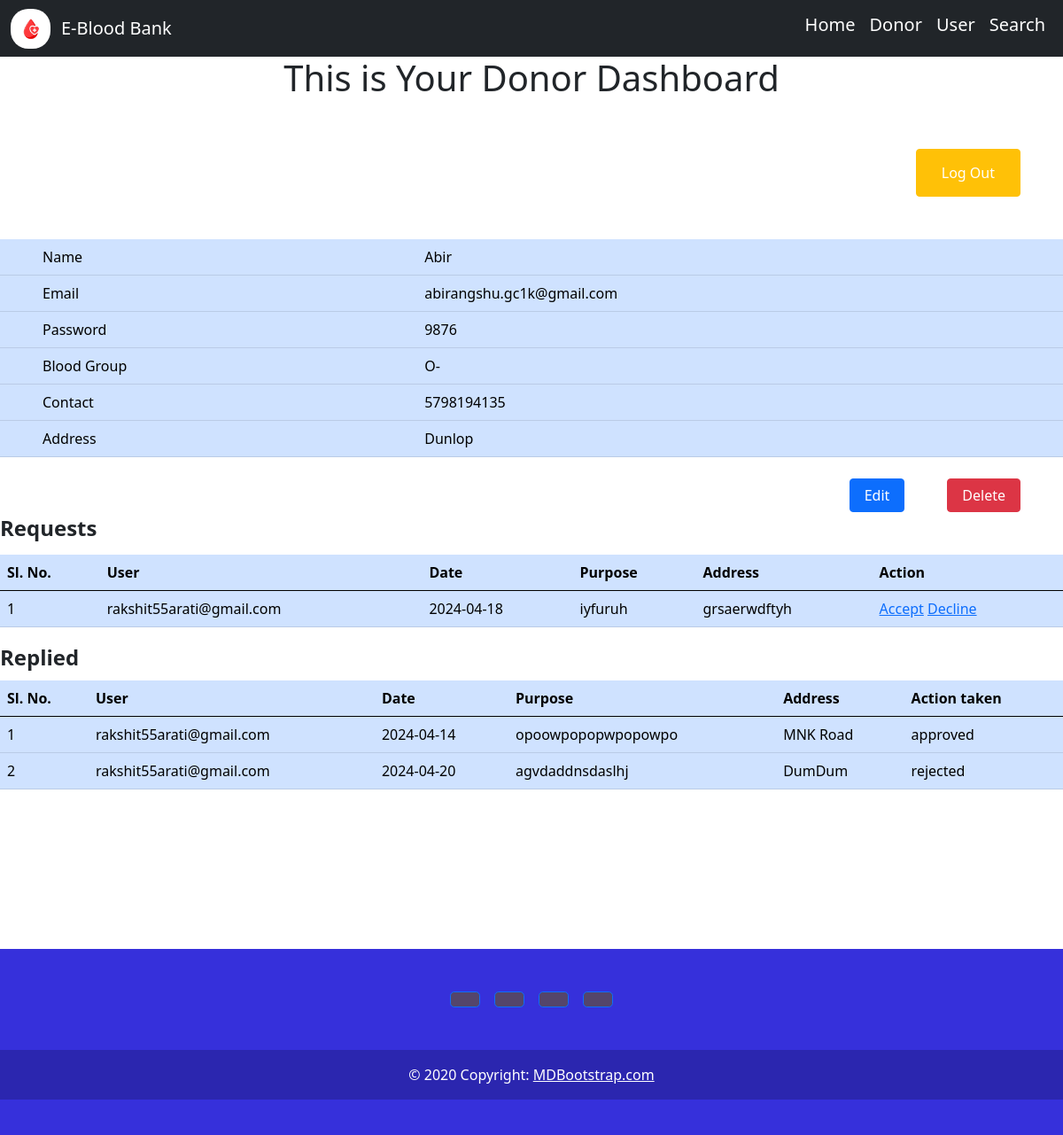
Page /donorDashboard.php (signed in) on the committed database.
### tables this page shows
CREATE TABLE `donor` (
  `name` varchar(50) NOT NULL,
  `email` varchar(100) NOT NULL,
  `contact` varchar(15) NOT NULL,
  `bloodgrp` varchar(5) NOT NULL,
  `password` varchar(100) NOT NULL,
  `address` varchar(200) NOT NULL
);

CREATE TABLE `request` (
  `id` int(11) NOT NULL,
  `user` varchar(50) NOT NULL,
  `donor` varchar(50) NOT NULL,
  `date` date NOT NULL,
  `purpose` varchar(100) NOT NULL,
  `address` varchar(150) NOT NULL
);

CREATE TABLE `replyd` (
  `id` int(11) NOT NULL,
  `user` varchar(80) NOT NULL,
  `donor` varchar(80) NOT NULL,
  `date` date NOT NULL,
  `purpose` varchar(150) NOT NULL,
  `address` varchar(100) NOT NULL,
  `reply` varchar(15) NOT NULL
);

### CRUD.php (called while the page is built, shortened)
<?php
    function connection()
    {
        $server = "localhost";
        $username = "root";
        $password = "";
        $dbname = "bloodbank";
        $conn = mysqli_connect($server, $username, $password, $dbname);
        return $conn;
    }
    function DashD($data)
    {
        $conn=connection();
        if($conn)
        {
            $sql = "select * from donor where email = '$data'";
            $res = mysqli_query($conn, $sql);
            return $res;
        }
        else
            echo "No connection";
    }
    function Requesterinfo($data)
    {
        $con = connection();
        if($con)
        {
            $sql = "select * from request where donor='$data'";
            $res = mysqli_query($con, $sql);
            return $res;
        }
        else
            echo "No Connection";
    }
    function showreply($data)
    {
        $con = connection();
        if($con)
        {
            $sql = "select * from replyd where donor='$data'";
            $res = mysqli_query($con, $sql);
            return $res;
        }
        else
            echo "No Connection";
    }
?>

### donorDashboard.php (the view, shortened to what this page needs)
<!DOCTYPE html>
<html lang="en">
<head>
</head>
<body>
    <?php
        include('navbar.php');
        include('CRUD.php');
    ?>
    <h1 align=center>This is Your Donor Dashboard</h1>
    <div class="ck">
        <div class="btn btn-warning mt-5 me-5"><a class="nav-link" href="logoutD.php" style="color:white;">Log Out</a></div>
    </div>
    <table class="table table-primary table-hover mt-5">
            <?php
                $temp = DashD($_SESSION['Email']);
                if($data = mysqli_fetch_assoc($temp))
                {
                    echo '
                    <tr>
                        <td class="ps-5">Name</td>
                        <td>'.$data['name'].'</td>
                    </tr>
                    <tr>
                        <td class="ps-5">Email</td>
                        <td>'.$data['email'].'</td>
                    </tr>
                    <tr>
                        <td class="ps-5">Password</td>
                        <td>'.$data['password'].'</td>
                    </tr>
                    <tr>
                        <td class="ps-5">Blood Group</td>
                        <td>'.$data['bloodgrp'].'</td>
                    </tr>
                    <tr>
                        <td class="ps-5">Contact</td>
                        <td>'.$data['contact'].'</td>
                    </tr>
                    <tr>
                        <td class="ps-5">Address</td>
                        <td>'.$data['address'].'</td>
                    ';
                }
            ?>
    </table>
    <div class="ck">
        <button class="btn btn-primary mt-2 me-5 ps-3 pe-3" class="nav-link" onclick="editD('<?php echo $_SESSION['Email'];?>')">Edit</button>
        <button class="btn btn-danger mt-2 me-5 ps-3 pe-3" class="nav-link" onclick="delD('<?php echo $_SESSION['Email'];?>')">Delete</button>
    </div>
    <legend><b>Requests</b></legend>
    <table class="table table-primary table-hover mt-5">
        <thead>
            <th>Sl. No.</th>
            <th>User</th>
            <th>Date</th>
            <th>Purpose</th>
            <th>Address</th>
            <th>Action</th>
        </thead>
        <tbody>
            <?php
                $req = Requesterinfo($_SESSION['Email']);
                $rec = mysqli_num_rows($req);
                if($rec > 0)
                {
                    $sn=1;
                    while($details = mysqli_fetch_assoc($req))
                    {
                        echo '
                        <tr>
                            <td>'.$sn++.'</td>
                            <td>'.$details["user"].'</td>
                            <td>'.$details["date"].'</td>
                            <td>'.$details["purpose"].'</td>
                            <td>'.$details["address"].'</td>
                            <td>
                                <a href="actionCnt.php?act=1&snd='.$details["user"].'&uid='.$details["id"].'">Accept</a>
                                <a href="actionCnt.php?act=0&snd='.$details["user"].'&uid='.$details["id"].'">Decline</a>
                            </td>
                        </tr>';
                    }
                }
                else
                    echo "No records found";
            ?>
        </tbody>
    </table>
    <legend><b>Replied</b></legend>
    <table class="table table-primary table-hover mt-5">
        <thead>
            <th>Sl. No.</th>
            <th>User</th>
            <th>Date</th>
            <th>Purpose</th>
            <th>Address</th>
            <th>Action taken</th>
        </thead>
        <tbody>
            <?php
                $rq = showreply($_SESSION['Email']);
                $rc = mysqli_num_rows($rq);
                if($rc > 0)
                {
                    $sn=1;
                    while($dta = mysqli_fetch_assoc($rq))
                    {
                        echo '
                        <tr>
                            <td>'.$sn++.'</td>
                            <td>'.$dta["user"].'</td>
                            <td>'.$dta["date"].'</td>
                            <td>'.$dta["purpose"].'</td>
                            <td>'.$dta["address"].'</td>
                            <td>'.$dta["reply"].'</td>
                        </tr>';
                    }
                }
                else
                    echo "No records found";
            ?>
        </tbody>
    </table>
    <?php
        include('footer.php');
    ?>
</body>
</html>

### navbar.php (shortened to what this page needs)
<!DOCTYPE html>
<html lang="en">
<head>
    <link rel="stylesheet" href="bootstrap.css">
</head>
<body>
    <nav class="navbar navbar-expand-lg navbar-dark bg-dark">
        <div class="container-fluid">
          <div class="collapse navbar-collapse" id="navbarRightAlignExample">
            <div>
                <img src="images/blood-drop-plus.webp" alt="" srcset="" height="45" style="border-radius: 20px;">
            </div>
            <div class="container-fluid">
                <span class="navbar-brand mb-0 h1">E-Blood Bank</span>
              </div>
            <ul class="navbar-nav ms-auto mb-2 mb-lg-0">
              <li class="nav-item">
                <a class="nav-link active" aria-current="page" href="index.php"><h5>Home</h5></a>
              </li>
              <li class="nav-item">
                <a class="nav-link active" aria-current="page" href="donorlogin.php"><h5>Donor</h5></a>
              </li>
              <li class="nav-item">
                <a class="nav-link active" aria-current="page" href="userlogin.php"><h5>User</h5></a>
              </li>
              <li class="nav-item">
                <a class="nav-link active" aria-current="page" href="searchblood.php"><h5>Search</h5></a>
              </li>
            </ul>
          </div>
        </div>
      </nav>
</body>
</html>

### footer.php (shortened to what this page needs)
<!DOCTYPE html>
<html lang="en">
<head>
    <link rel="stylesheet" href="bootstrap.css">
</head>
<body>
    <div class="foot">
    <footer class="text-center text-lg-start" style="background-color: #3630db;">
    <div class="container d-flex justify-content-center py-5">
        <button type="button" class="btn btn-primary btn-lg btn-floating mx-2" style="background-color: #54456b;">
        </button>
        <button type="button" class="btn btn-primary btn-lg btn-floating mx-2" style="background-color: #54456b;">
        </button>
        <button type="button" class="btn btn-primary btn-lg btn-floating mx-2" style="background-color: #54456b;">
        </button>
        <button type="button" class="btn btn-primary btn-lg btn-floating mx-2" style="background-color: #54456b;">
        </button>
    </div>
    <div class="text-center text-white p-3" style="background-color: rgba(0, 0, 0, 0.2);">
        © 2020 Copyright:
        <a class="text-white" href="https://mdbootstrap.com/">MDBootstrap.com</a>
    </div>
    </footer>
    </div>
</body>
</html>

### donorDashboard.php (style rules this page uses)
.ck { display: flex; justify-content: flex-end; }

### footer.php (style rules this page uses)
footer { margin-top: 15%; height: 210px; }

### rows in the picture
donor: name "Abir", email "abirangshu.gc1k@gmail.com", password "9876", bloodgrp "O-", contact "5798194135", address "Dunlop"
request: user "rakshit55arati@gmail.com", date "2024-04-18", purpose "iyfuruh", address "grsaerwdftyh"
replyd: user "rakshit55arati@gmail.com", date "2024-04-14", purpose "opoowpopopwpopowpo", address "MNK Road", reply "approved"
replyd: user "rakshit55arati@gmail.com", date "2024-04-20", purpose "agvdaddnsdaslhj", address "DumDum", reply "rejected"
